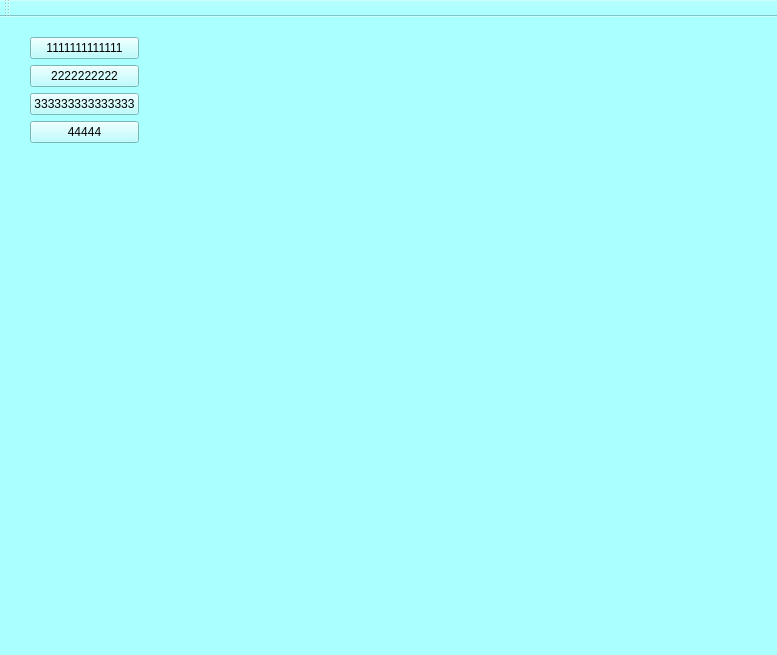
<?xml version="1.0" encoding="UTF-8"?>
<ui version="4.0">
 <class>MainWindow</class>
 <widget class="QMainWindow" name="MainWindow">
  <property name="geometry">
   <rect>
    <x>0</x>
    <y>0</y>
    <width>777</width>
    <height>655</height>
   </rect>
  </property>
  <property name="windowTitle">
   <string>MainWindow</string>
  </property>
  <property name="styleSheet">
   <string notr="true">background-color: rgb(170, 255, 255);</string>
  </property>
  <widget class="QWidget" name="centralWidget">
   <widget class="QWidget" name="horizontalLayoutWidget">
    <property name="geometry">
     <rect>
      <x>19</x>
      <y>9</y>
      <width>741</width>
      <height>571</height>
     </rect>
    </property>
    <layout class="QHBoxLayout" name="horizontalLayout">
     <item>
      <layout class="QVBoxLayout" name="verticalLayout">
       <item>
        <widget class="QPushButton" name="pushButton_111">
         <property name="text">
          <string>1111111111111</string>
         </property>
        </widget>
       </item>
       <item>
        <widget class="QPushButton" name="pushButton_22">
         <property name="text">
          <string>2222222222</string>
         </property>
        </widget>
       </item>
       <item>
        <widget class="QPushButton" name="pushButton33">
         <property name="text">
          <string>333333333333333</string>
         </property>
        </widget>
       </item>
       <item>
        <widget class="QPushButton" name="pushButton444">
         <property name="text">
          <string>44444</string>
         </property>
        </widget>
       </item>
       <item>
        <spacer name="verticalSpacer">
         <property name="orientation">
          <enum>Qt::Vertical</enum>
         </property>
         <property name="sizeHint" stdset="0">
          <size>
           <width>20</width>
           <height>40</height>
          </size>
         </property>
        </spacer>
       </item>
      </layout>
     </item>
     <item>
      <spacer name="horizontalSpacer">
       <property name="orientation">
        <enum>Qt::Horizontal</enum>
       </property>
       <property name="sizeHint" stdset="0">
        <size>
         <width>40</width>
         <height>20</height>
        </size>
       </property>
      </spacer>
     </item>
    </layout>
   </widget>
  </widget>
  <widget class="QMenuBar" name="menuBar">
   <property name="geometry">
    <rect>
     <x>0</x>
     <y>0</y>
     <width>777</width>
     <height>23</height>
    </rect>
   </property>
  </widget>
  <widget class="QToolBar" name="mainToolBar">
   <attribute name="toolBarArea">
    <enum>TopToolBarArea</enum>
   </attribute>
   <attribute name="toolBarBreak">
    <bool>false</bool>
   </attribute>
  </widget>
  <widget class="QStatusBar" name="statusBar"/>
 </widget>
 <layoutdefault spacing="6" margin="11"/>
 <resources/>
 <connections/>
</ui>
